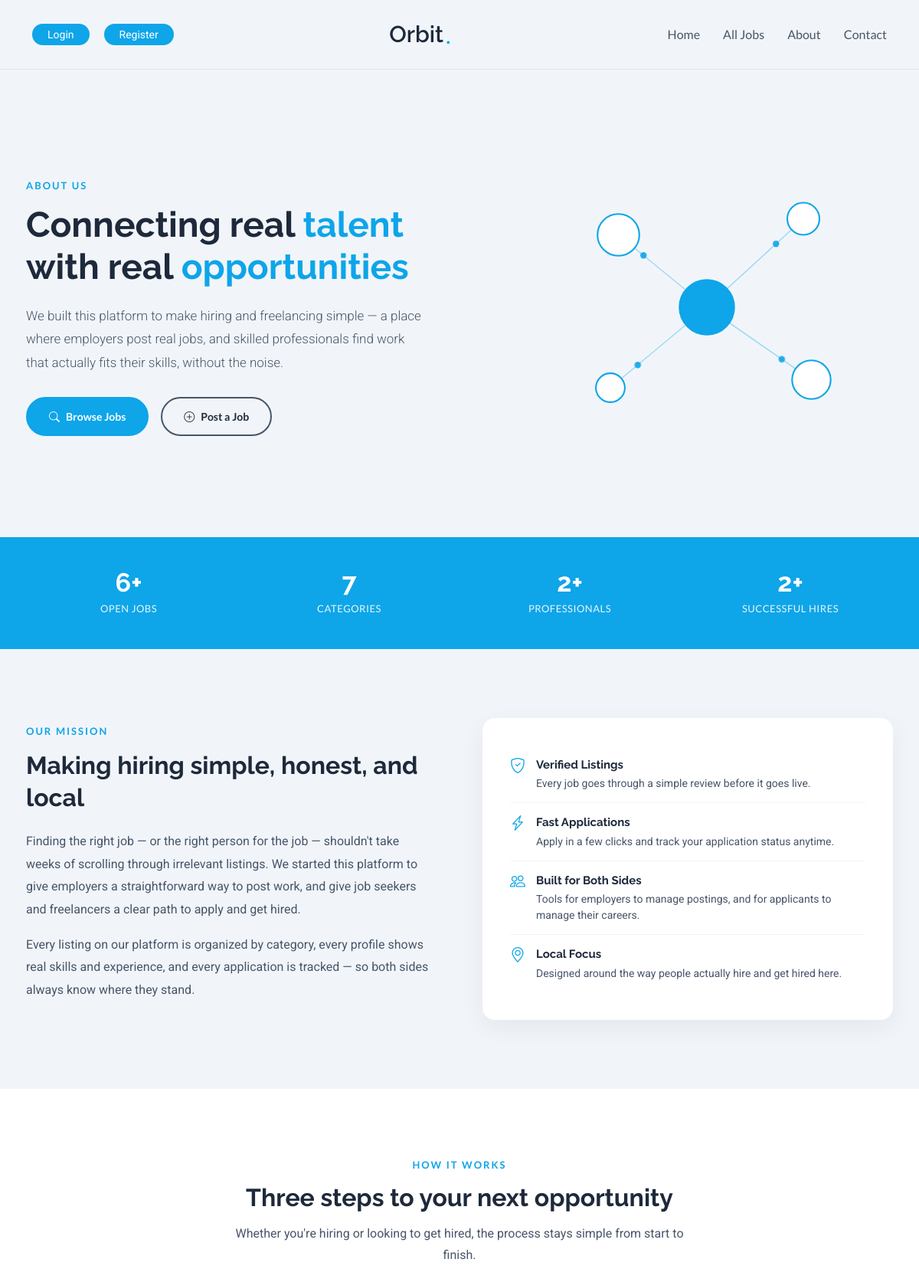
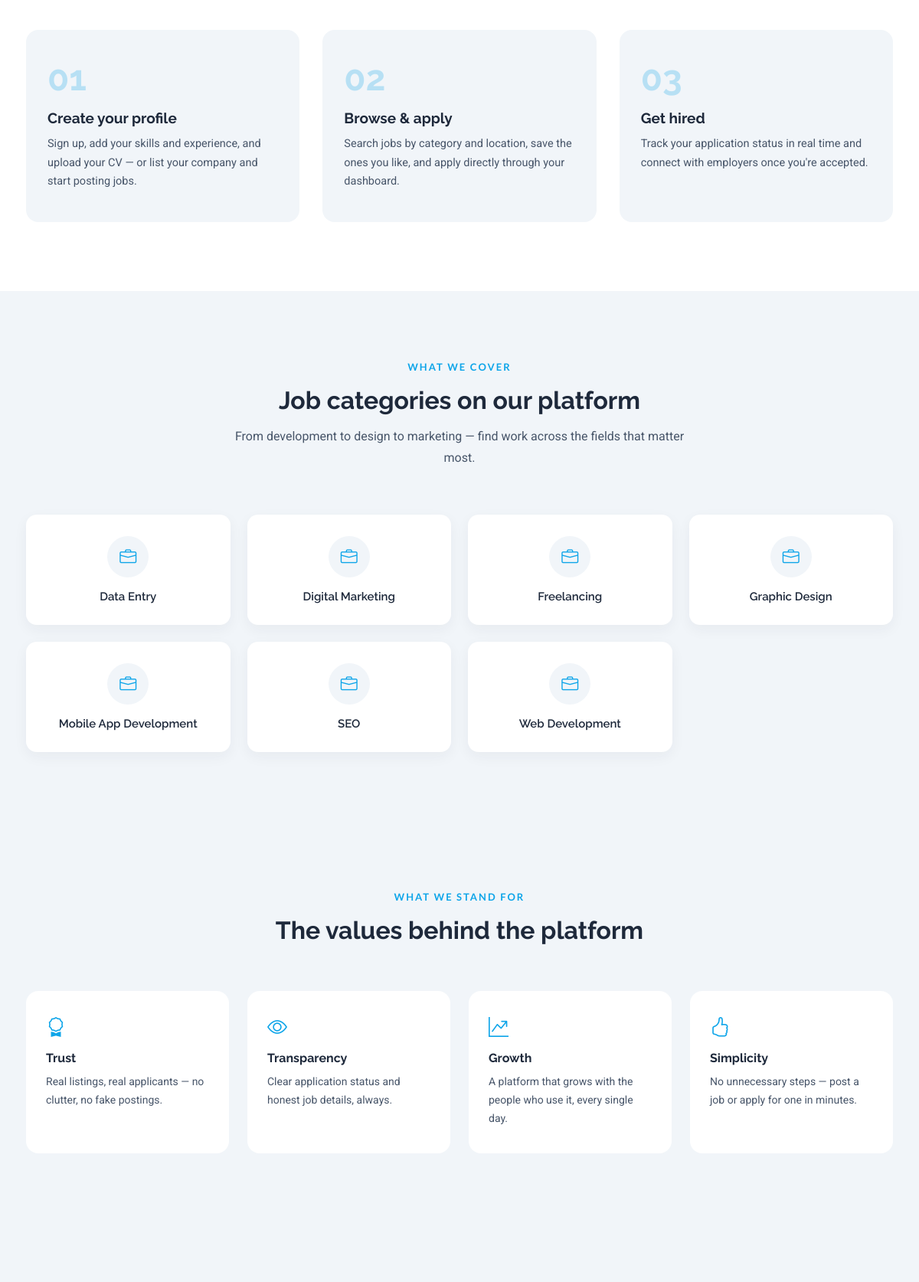
Page /about.php (upper part) on the committed database (2 pictures, top to bottom).
### tables this page shows
CREATE TABLE `categories` (
  `id` int(11) NOT NULL,
  `name` varchar(100) NOT NULL
);

### about.php (the view, shortened to what this page needs)
<?php
include("includes/config.php");
$query1 = "SELECT COUNT(*) AS total FROM jobs WHERE status = 'open'";
$result1 = mysqli_query($conn, $query1);
$row1 = mysqli_fetch_assoc($result1);
$totalJobs = $row1['total'];
$query2 = "SELECT COUNT(*) AS total FROM categories";
$result2 = mysqli_query($conn, $query2);
$row2 = mysqli_fetch_assoc($result2);
$totalCategories = $row2['total'];
$query3 = "SELECT COUNT(*) AS total FROM users WHERE role = 'applicant'";
$result3 = mysqli_query($conn, $query3);
$row3 = mysqli_fetch_assoc($result3);
$totalProfessionals = $row3['total'];
$query4 = "SELECT COUNT(*) AS total FROM applications WHERE status = 'accepted'";
$result4 = mysqli_query($conn, $query4);
$row4 = mysqli_fetch_assoc($result4);
$totalHired = $row4['total'];
$categories = [];
$query5 = "SELECT id, name FROM categories ORDER BY name ASC";
$result5 = mysqli_query($conn, $query5);
while ($row5 = mysqli_fetch_assoc($result5)) {
    $row5['icon'] = 'bi-briefcase';
    $categories[] = $row5;
}
?>
<?php include("includes/header.php"); ?>
<main class="about-page">
  <section class="about-hero">
    <div class="container-narrow hero-grid">
      <div>
        <span class="eyebrow">About Us</span>
        <h1>Connecting real <span>talent</span> with real <span>opportunities</span></h1>
        <p class="lead">
          We built this platform to make hiring and freelancing simple —
          a place where employers post real jobs, and skilled professionals
          find work that actually fits their skills, without the noise.
        </p>
        <div class="hero-actions">
          <a href="jobs.php" class="btn-accent"><i class="bi bi-search"></i> Browse Jobs</a>
          <a href="post-job.php" class="btn-outline-accent"><i class="bi bi-plus-circle"></i> Post a Job</a>
        </div>
      </div>
      <div class="hero-network" aria-hidden="true">
      </div>
    </div>
  </section>
  <section class="about-stats">
    <div class="container-narrow">
      <div class="stats-grid">
        <div>
          <div class="stat-number"><?php echo $totalJobs; ?>+</div>
          <div class="stat-label">OPEN JOBS</div>
        </div>
        <div>
          <div class="stat-number"><?php echo $totalCategories; ?></div>
          <div class="stat-label">CATEGORIES</div>
        </div>
        <div>
          <div class="stat-number"><?php echo $totalProfessionals; ?>+</div>
          <div class="stat-label">PROFESSIONALS</div>
        </div>
        <div>
          <div class="stat-number"><?php echo $totalHired; ?>+</div>
          <div class="stat-label">SUCCESSFUL HIRES</div>
        </div>
      </div>
    </div>
  </section>
  <section class="about-mission">
    <div class="container-narrow mission-grid">
      <div>
        <span class="eyebrow">Our Mission</span>
        <h2>Making hiring simple, honest, and local</h2>
        <p>
          Finding the right job — or the right person for the job — shouldn't
          take weeks of scrolling through irrelevant listings. We started this
          platform to give employers a straightforward way to post work, and
          give job seekers and freelancers a clear path to apply and get hired.
        </p>
        <p>
          Every listing on our platform is organized by category, every profile
          shows real skills and experience, and every application is tracked —
          so both sides always know where they stand.
        </p>
      </div>
      <div class="mission-card">
        <ul>
          <li>
            <i class="bi bi-shield-check"></i>
            <div>
              <strong>Verified Listings</strong>
              <span>Every job goes through a simple review before it goes live.</span>
            </div>
          </li>
          <li>
            <i class="bi bi-lightning-charge"></i>
            <div>
              <strong>Fast Applications</strong>
              <span>Apply in a few clicks and track your application status anytime.</span>
            </div>
          </li>
          <li>
            <i class="bi bi-people"></i>
            <div>
              <strong>Built for Both Sides</strong>
              <span>Tools for employers to manage postings, and for applicants to manage their careers.</span>
            </div>
          </li>
          <li>
            <i class="bi bi-geo-alt"></i>
            <div>
              <strong>Local Focus</strong>
              <span>Designed around the way people actually hire and get hired here.</span>
            </div>
          </li>
        </ul>
      </div>
    </div>
  </section>
  <section class="about-steps">
    <div class="container-narrow">
      <div class="section-head">
        <span class="eyebrow">How It Works</span>
        <h2>Three steps to your next opportunity</h2>
        <p>Whether you're hiring or looking to get hired, the process stays simple from start to finish.</p>
      </div>
      <div class="steps-grid">
        <div class="step-card">
          <div class="step-number">01</div>
          <h3>Create your profile</h3>
          <p>Sign up, add your skills and experience, and upload your CV — or list your company and start posting jobs.</p>
        </div>
        <div class="step-card">
          <div class="step-number">02</div>
          <h3>Browse & apply</h3>
          <p>Search jobs by category and location, save the ones you like, and apply directly through your dashboard.</p>
        </div>
        <div class="step-card">
          <div class="step-number">03</div>
          <h3>Get hired</h3>
          <p>Track your application status in real time and connect with employers once you're accepted.</p>
        </div>
      </div>
    </div>
  </section>
 <?php if (!empty($categories)) { ?>
    <section class="about-categories">
        <div class="container-narrow">
            <div class="section-head">
                <span class="eyebrow">What We Cover</span>
                <h2>Job categories on our platform</h2>
                <p>From development to design to marketing — find work across the fields that matter most.</p>
            </div>
            <div class="categories-grid">
                <?php foreach ($categories as $cat) { ?>
                <a href="jobs.php?filter=<?php echo (int)$cat['id']; ?>&submit-filter=#jobs-section" class="category-chip" style="text-decoration:none;">
                    <div class="cat-icon">
                        <i class="bi <?php echo $cat['icon']; ?>"></i>
                    </div>
                    <h4><?php echo htmlspecialchars($cat['name']); ?></h4>
                </a>
                <?php } ?>
            </div>
        </div>
    </section>
    <?php } ?>
  <section class="about-values">
    <div class="container-narrow">
      <div class="section-head">
        <span class="eyebrow">What We Stand For</span>
        <h2>The values behind the platform</h2>
      </div>
      <div class="values-grid">
        <div class="value-card">
          <div class="value-icon"><i class="bi bi-award"></i></div>
          <h4>Trust</h4>
          <p>Real listings, real applicants — no clutter, no fake postings.</p>
        </div>
        <div class="value-card">
          <div class="value-icon"><i class="bi bi-eye"></i></div>
          <h4>Transparency</h4>
          <p>Clear application status and honest job details, always.</p>
        </div>
        <div class="value-card">
          <div class="value-icon"><i class="bi bi-graph-up-arrow"></i></div>
          <h4>Growth</h4>
          <p>A platform that grows with the people who use it, every single day.</p>
        </div>
        <div class="value-card">
          <div class="value-icon"><i class="bi bi-hand-thumbs-up"></i></div>
          <h4>Simplicity</h4>
          <p>No unnecessary steps — post a job or apply for one in minutes.</p>
        </div>
      </div>
    </div>
  </section>
  <section class="about-cta">
  </section>
</main>
<?php include "includes/footer.php";  ?>

### rows in the picture
categories: name "Data Entry"
categories: name "Digital Marketing"
categories: name "Freelancing"
categories: name "Graphic Design"
categories: name "Mobile App Development"
categories: name "SEO"
categories: name "Web Development"

### other values in the picture
$totalJobs "6"
$totalCategories "7"
$totalProfessionals "2"
$totalHired "2"
